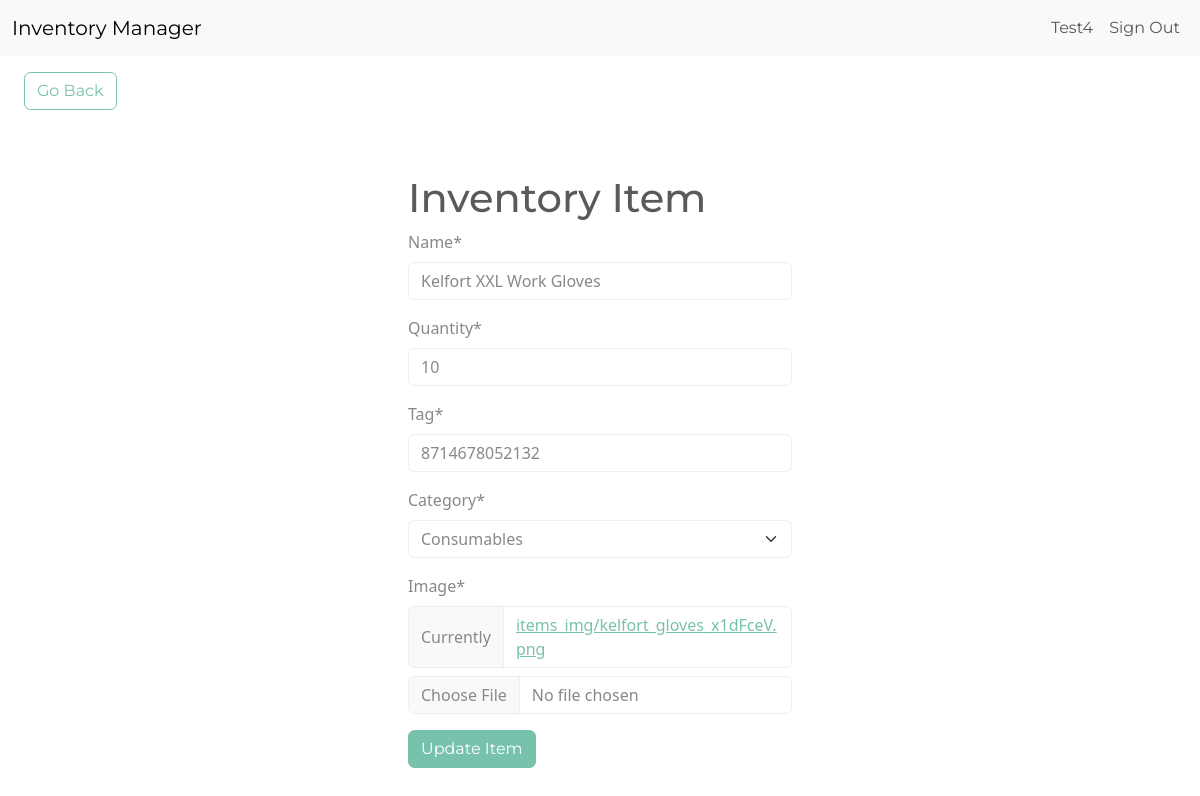
The app's page /edit-item/15 (signed in) with its own data.
### inventory/models.py (models this page shows, shortened)
class InventoryItem(models.Model):
	name = models.CharField(max_length=200)
	quantity = models.IntegerField()
	tag = models.IntegerField()
	category = models.ForeignKey('Category', on_delete=models.SET_NULL, blank=True, null=True)
	date_created = models.DateTimeField(auto_now_add=True)
	user = models.ForeignKey(User, on_delete=models.CASCADE)
	image = models.ImageField(default='default.png', upload_to='items_img')

class Category(models.Model):
	name = models.CharField(max_length=200)
	class Meta:
		verbose_name_plural = 'categories'
	def __str__(self):
		return self.name

### inventory/views.py (the view)
# urls.py: path('edit-item/<int:pk>', EditItem.as_view(), name='edit-item'),
class EditItem(LoginRequiredMixin, UpdateView):
	model = InventoryItem
	form_class = InventoryItemForm
	template_name = 'inventory/edit_item_form.html'
	success_url = reverse_lazy('dashboard')

### inventory/forms.py
class InventoryItemForm(forms.ModelForm):
	category = forms.ModelChoiceField(queryset=Category.objects.all(), initial=0)
	class Meta:
		model = InventoryItem
		fields = ['name', 'quantity', 'tag', 'category', 'image']

### inventory/templates/inventory/edit_item_form.html
{% extends 'inventory/base.html' %}
{% load crispy_forms_tags %}
{% block content %}
<a href="{% url 'dashboard' %}" class="btn btn-outline-primary my-3 mx-4"
    >Go Back</a
>
<div class="row">
    <div class="col-11 col-md-4 mx-auto mt-5">
        <h1>Inventory Item</h1>
        <form method="POST" enctype="multipart/form-data">
            {% csrf_token %} {{ form|crispy }}
            <div class="mt-3">
                <button class="btn btn-primary">Update Item</button>
            </div>
        </form>
    </div>
</div>
{% endblock content %}

### inventory/templates/inventory/navigation.html (shortened to what this page needs)
<nav class="navbar navbar-expand-lg bg-light">
    <div class="container-fluid">
        <a class="navbar-brand" href="{% url 'index' %}">Inventory Manager</a>
        <div
            class="collapse navbar-collapse justify-content-end"
            id="navbarNav"
        >
            <ul class="navbar-nav">
                {% if user.is_authenticated %}
                <li class="nav-item">
                    <a class="nav-link" href="#">{{ user.username }}</a>
                </li>
                <li class="nav-item">
                    <a class="nav-link" href="{% url 'logout' %}">Sign Out</a>
                </li>
                {% endif %}
            </ul>
        </div>
    </div>
</nav>

### records on screen
InventoryItem: name "Kelfort XXL Work Gloves", quantity "10", tag "8714678052132", category "Consumables"

### other values on screen
{{ user.username }} "Test4"
